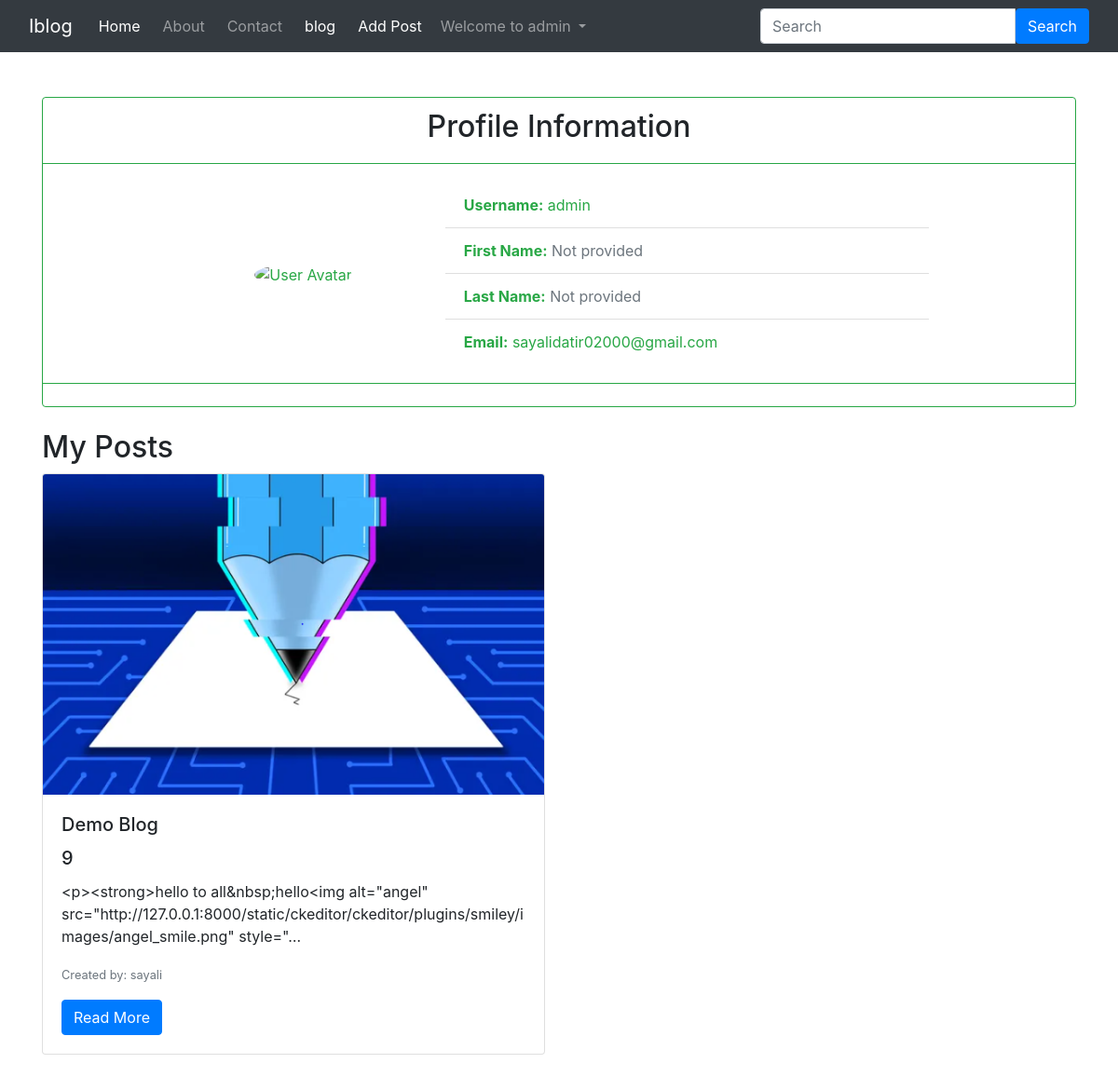
Page /profile/sayali/ (signed in) on the committed database.
### home/models.py (models this page shows, shortened)
class Image(models.Model):
    title=models.CharField(max_length=1000)
    photo=models.ImageField(upload_to="myimage")
    text=RichTextField(blank=True,null=True)
    date=models.DateTimeField(auto_now_add=True)
    name=models.CharField(max_length=200)
    slug=models.CharField(max_length=200)

### home/views.py (the view)
# urls.py: path('profile/<str:user_name>/',views.profile,name='profile'),
def profile(request,user_name):
    user_related_data=Image.objects.filter(name=user_name)
    return render(request,"profile.html",{'user_related_data':user_related_data})

### templates/profile.html (shortened to what this page needs)
{% extends 'base.html' %}
{% load humanize %}
{% block body %}
<div class="container mt-5">
  <div class="card border-success mb-3">
    <div class="card-header bg-transparent border-success text-center">
      <h2>Profile Information</h2>
    </div>
    <div class="card-body text-success">
      <div class="row justify-content-center align-items-center">
        <div class="col-md-3 text-center">
          <img src="https://cdn.vectorstock.com/i/preview-1x/82/55/anonymous-user-circle-icon-vector-18958255.jpg" alt="User Avatar" class="rounded-circle img-fluid" width="150" height="150">
        </div>
        <div class="col-md-6">
          <ul class="list-group list-group-flush">
            <li class="list-group-item"> <strong>Username:</strong> {{ user.username }}</li>
            <li class="list-group-item"> <strong>First Name:</strong> {% if user.first_name %}{{ user.first_name }}{% else %}<span class="text-muted">Not provided</span>{% endif %}</li>
            <li class="list-group-item"> <strong>Last Name:</strong> {% if user.last_name %}{{ user.last_name }}{% else %}<span class="text-muted">Not provided</span>{% endif %}</li>
            <li class="list-group-item"> <strong>Email:</strong> {{ user.email }}</li>
          </ul>
        </div>
      </div>
    </div>
    <div class="card-footer bg-transparent border-success text-center">
    </div>
  </div>
  <h2 class="mt-4">My Posts</h2>
  <div class="row">
    {% for post_data in user_related_data %}
    <div class="col-md-6 mb-4">
      <div class="card">
        <img src="{{post_data.photo.url}}" alt="{{post_data.text}}" class="card-img-top">
        <div class="card-body">
          <h5 class="card-title">{{post_data.title}}</h5>
           <h5 class="card-title">{{post_data.id}}</h5>
          <p class="card-text">{{post_data.text | truncatechars:150}}</p>
          <p class="card-text"><small class="text-muted">Created by: {{post_data.name}}</small></p>
          <a href="{% url 'blogHome' %}" class="btn btn-primary">Read More</a>
        </div>
      </div>
    </div>
    {% endfor %}
  </div>
</div>
{% endblock body %}

### templates/base.html (shortened to what this page needs)
<!doctype html>
<html lang="en">
<head>
  <link rel="stylesheet" href="https://cdn.jsdelivr.net/npm/bootstrap@4.4.1/dist/css/bootstrap.min.css"
>
  <nav class="navbar navbar-expand-lg navbar-dark bg-dark">
    <div class="container-fluid">
      <a class="navbar-brand" href="{% url 'home' %}">Iblog</a>
      <div class="collapse navbar-collapse" id="navbarSupportedContent">
        <ul class="navbar-nav me-auto d-flex flex-row mt-3 mt-lg-0">
          <li class="nav-item text-center mx-2 mx-lg-1">
            <a class="nav-link active" aria-current="page" href="{% url 'home' %}">Home</a>
          </li>
          <li class="nav-item text-center mx-2 mx-lg-1">
            <a class="nav-link" href="{% url 'about' %}">About</a>
          </li>
          <li class="nav-item text-center mx-2 mx-lg-1">
            <a class="nav-link" href="{% url 'contact' %}">Contact</a>
          </li>
           <li class="nav-item text-center mx-2 mx-lg-1">
            <a class="nav-link active" aria-current="page" href="{% url 'blogHome' %}">blog</a>
          </li>
          {% if user.is_authenticated %}
           <li class="nav-item text-center mx-2 mx-lg-1">
            <a class="nav-link active" aria-current="page" href="{% url 'addPost' %}">Add Post</a>
          </li>
         <ul class="navbar-nav ml-auto">
        <li class="nav-item dropdown">
            <a class="nav-link dropdown-toggle" href="#" role="button" data-toggle="dropdown" aria-expanded="false">
                Welcome to {{request.user}}
            </a>
        </li>
    </ul>
          {% else %}
          <li class="nav-item text-center mx-2 mx-lg-1">
             <a href="signup" class="btn btn-primary">SignUp</a>
          </li>
           <li class="nav-item text-center mx-2 mx-lg-1">
               <a href="Login" class="btn btn-primary">Login</a>
          {% endif %}
        </ul>
        <form method="get" action="/search" class="d-flex input-group w-auto ms-lg-3 my-3 my-lg-0 search-form">
          <input type="search" class="form-control" placeholder="Search" aria-label="Search" name="query" id="query"/>
          <button class="btn btn-primary" type="submit" data-mdb-ripple-color="dark">
            Search
          </button>
        </form>
      </div>
    </div>
  </nav>
</head>
<body>
  {% block body %} {% endblock body %}
</body>
</html>

### templates/base.html (style rules this page uses)
.btn { padding: 55rem 1.5rem .45rem; }
.search-form { margin-left: auto; }

### rows in the picture
Image: photo (picture), title "Demo Blog", id "9", text "<p><strong>hello to all&nbsp;hello<img alt=\"angel\" src=\"http://127.0.0.1:8000/static/ckeditor/ckeditor/plugins/smiley/images/angel_smile.png\" style=\"…", name "sayali"

### other values in the picture
{{ request.user }} "admin"
{{ user.username }} "admin"
{{ user.email }} "sayalidatir02000@gmail.com"
